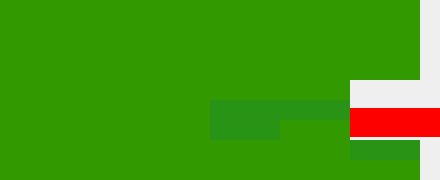
<?xml version="1.0" ?>
<ui version="4.0">
  <class>xxx-R5-8-4</class>
  <widget class="QWidget" name="screen">
    <property name="geometry">
      <rect>
        <x>1183</x>
        <y>25</y>
        <width>440</width>
        <height>180</height>
      </rect>
    </property>
    <property name="styleSheet">
      <string notr="true">QWidget#screen {
  color: rgb(26, 115, 9);
  background-color: rgb(236, 236, 236);
  }</string>
    </property>
    <property name="windowTitle">
      <string>xxx-R5-8-4</string>
    </property>
    <widget class="QWidget" name="related_display">
      <property name="geometry">
        <rect>
          <x>0</x>
          <y>20</y>
          <width>70</width>
          <height>20</height>
        </rect>
      </property>
      <property name="styleSheet">
        <string notr="true">QWidget#related_display {
  color: rgb(255, 255, 255);
  background-color: rgb(51, 153, 0);
  }</string>
      </property>
      <property name="toolTip">
        <string>TBA widget: related_display</string>
      </property>
    </widget>
    <widget class="QWidget" name="related_display_1">
      <property name="geometry">
        <rect>
          <x>0</x>
          <y>0</y>
          <width>70</width>
          <height>20</height>
        </rect>
      </property>
      <property name="styleSheet">
        <string notr="true">QWidget#related_display_1 {
  color: rgb(255, 255, 255);
  background-color: rgb(51, 153, 0);
  }</string>
      </property>
      <property name="toolTip">
        <string>TBA widget: related_display_1</string>
      </property>
    </widget>
    <widget class="QWidget" name="related_display_2">
      <property name="geometry">
        <rect>
          <x>0</x>
          <y>60</y>
          <width>70</width>
          <height>20</height>
        </rect>
      </property>
      <property name="styleSheet">
        <string notr="true">QWidget#related_display_2 {
  color: rgb(255, 255, 255);
  background-color: rgb(51, 153, 0);
  }</string>
      </property>
      <property name="toolTip">
        <string>TBA widget: related_display_2</string>
      </property>
    </widget>
    <widget class="QWidget" name="related_display_3">
      <property name="geometry">
        <rect>
          <x>140</x>
          <y>0</y>
          <width>70</width>
          <height>20</height>
        </rect>
      </property>
      <property name="styleSheet">
        <string notr="true">QWidget#related_display_3 {
  color: rgb(255, 255, 255);
  background-color: rgb(51, 153, 0);
  }</string>
      </property>
      <property name="toolTip">
        <string>TBA widget: related_display_3</string>
      </property>
    </widget>
    <widget class="QWidget" name="related_display_4">
      <property name="geometry">
        <rect>
          <x>70</x>
          <y>100</y>
          <width>70</width>
          <height>20</height>
        </rect>
      </property>
      <property name="styleSheet">
        <string notr="true">QWidget#related_display_4 {
  color: rgb(255, 255, 255);
  background-color: rgb(51, 153, 0);
  }</string>
      </property>
      <property name="toolTip">
        <string>TBA widget: related_display_4</string>
      </property>
    </widget>
    <widget class="QWidget" name="related_display_5">
      <property name="geometry">
        <rect>
          <x>210</x>
          <y>100</y>
          <width>70</width>
          <height>20</height>
        </rect>
      </property>
      <property name="styleSheet">
        <string notr="true">QWidget#related_display_5 {
  color: rgb(255, 255, 255);
  background-color: rgb(40, 147, 21);
  }</string>
      </property>
      <property name="toolTip">
        <string>TBA widget: related_display_5</string>
      </property>
    </widget>
    <widget class="QWidget" name="related_display_6">
      <property name="geometry">
        <rect>
          <x>140</x>
          <y>120</y>
          <width>70</width>
          <height>20</height>
        </rect>
      </property>
      <property name="styleSheet">
        <string notr="true">QWidget#related_display_6 {
  color: rgb(255, 255, 255);
  background-color: rgb(51, 153, 0);
  }</string>
      </property>
      <property name="toolTip">
        <string>TBA widget: related_display_6</string>
      </property>
    </widget>
    <widget class="QWidget" name="related_display_7">
      <property name="geometry">
        <rect>
          <x>0</x>
          <y>100</y>
          <width>70</width>
          <height>20</height>
        </rect>
      </property>
      <property name="styleSheet">
        <string notr="true">QWidget#related_display_7 {
  color: rgb(255, 255, 255);
  background-color: rgb(51, 153, 0);
  }</string>
      </property>
      <property name="toolTip">
        <string>TBA widget: related_display_7</string>
      </property>
    </widget>
    <widget class="QWidget" name="related_display_8">
      <property name="geometry">
        <rect>
          <x>0</x>
          <y>40</y>
          <width>70</width>
          <height>20</height>
        </rect>
      </property>
      <property name="styleSheet">
        <string notr="true">QWidget#related_display_8 {
  color: rgb(255, 255, 255);
  background-color: rgb(51, 153, 0);
  }</string>
      </property>
      <property name="toolTip">
        <string>TBA widget: related_display_8</string>
      </property>
    </widget>
    <widget class="QWidget" name="related_display_9">
      <property name="geometry">
        <rect>
          <x>0</x>
          <y>80</y>
          <width>70</width>
          <height>20</height>
        </rect>
      </property>
      <property name="styleSheet">
        <string notr="true">QWidget#related_display_9 {
  color: rgb(255, 255, 255);
  background-color: rgb(51, 153, 0);
  }</string>
      </property>
      <property name="toolTip">
        <string>TBA widget: related_display_9</string>
      </property>
    </widget>
    <widget class="QWidget" name="related_display_10">
      <property name="geometry">
        <rect>
          <x>280</x>
          <y>60</y>
          <width>70</width>
          <height>20</height>
        </rect>
      </property>
      <property name="styleSheet">
        <string notr="true">QWidget#related_display_10 {
  color: rgb(255, 255, 255);
  background-color: rgb(51, 153, 0);
  }</string>
      </property>
      <property name="toolTip">
        <string>TBA widget: related_display_10</string>
      </property>
    </widget>
    <widget class="QWidget" name="related_display_11">
      <property name="geometry">
        <rect>
          <x>140</x>
          <y>40</y>
          <width>70</width>
          <height>20</height>
        </rect>
      </property>
      <property name="styleSheet">
        <string notr="true">QWidget#related_display_11 {
  color: rgb(255, 255, 255);
  background-color: rgb(51, 153, 0);
  }</string>
      </property>
      <property name="toolTip">
        <string>TBA widget: related_display_11</string>
      </property>
    </widget>
    <widget class="QWidget" name="related_display_12">
      <property name="geometry">
        <rect>
          <x>280</x>
          <y>20</y>
          <width>70</width>
          <height>20</height>
        </rect>
      </property>
      <property name="styleSheet">
        <string notr="true">QWidget#related_display_12 {
  color: rgb(255, 255, 255);
  background-color: rgb(51, 153, 0);
  }</string>
      </property>
      <property name="toolTip">
        <string>TBA widget: related_display_12</string>
      </property>
    </widget>
    <widget class="QWidget" name="related_display_13">
      <property name="geometry">
        <rect>
          <x>70</x>
          <y>0</y>
          <width>70</width>
          <height>20</height>
        </rect>
      </property>
      <property name="styleSheet">
        <string notr="true">QWidget#related_display_13 {
  color: rgb(255, 255, 255);
  background-color: rgb(51, 153, 0);
  }</string>
      </property>
      <property name="toolTip">
        <string>TBA widget: related_display_13</string>
      </property>
    </widget>
    <widget class="QWidget" name="related_display_14">
      <property name="geometry">
        <rect>
          <x>280</x>
          <y>40</y>
          <width>70</width>
          <height>20</height>
        </rect>
      </property>
      <property name="styleSheet">
        <string notr="true">QWidget#related_display_14 {
  color: rgb(255, 255, 255);
  background-color: rgb(51, 153, 0);
  }</string>
      </property>
      <property name="toolTip">
        <string>TBA widget: related_display_14</string>
      </property>
    </widget>
    <widget class="QWidget" name="related_display_15">
      <property name="geometry">
        <rect>
          <x>70</x>
          <y>40</y>
          <width>70</width>
          <height>20</height>
        </rect>
      </property>
      <property name="styleSheet">
        <string notr="true">QWidget#related_display_15 {
  color: rgb(255, 255, 255);
  background-color: rgb(51, 153, 0);
  }</string>
      </property>
      <property name="toolTip">
        <string>TBA widget: related_display_15</string>
      </property>
    </widget>
    <widget class="QWidget" name="related_display_16">
      <property name="geometry">
        <rect>
          <x>210</x>
          <y>60</y>
          <width>70</width>
          <height>20</height>
        </rect>
      </property>
      <property name="styleSheet">
        <string notr="true">QWidget#related_display_16 {
  color: rgb(255, 255, 255);
  background-color: rgb(51, 153, 0);
  }</string>
      </property>
      <property name="toolTip">
        <string>TBA widget: related_display_16</string>
      </property>
    </widget>
    <widget class="QWidget" name="related_display_17">
      <property name="geometry">
        <rect>
          <x>140</x>
          <y>100</y>
          <width>70</width>
          <height>20</height>
        </rect>
      </property>
      <property name="styleSheet">
        <string notr="true">QWidget#related_display_17 {
  color: rgb(255, 255, 255);
  background-color: rgb(51, 153, 0);
  }</string>
      </property>
      <property name="toolTip">
        <string>TBA widget: related_display_17</string>
      </property>
    </widget>
    <widget class="QWidget" name="related_display_18">
      <property name="geometry">
        <rect>
          <x>280</x>
          <y>0</y>
          <width>70</width>
          <height>20</height>
        </rect>
      </property>
      <property name="styleSheet">
        <string notr="true">QWidget#related_display_18 {
  color: rgb(255, 255, 255);
  background-color: rgb(51, 153, 0);
  }</string>
      </property>
      <property name="toolTip">
        <string>TBA widget: related_display_18</string>
      </property>
    </widget>
    <widget class="QWidget" name="related_display_19">
      <property name="geometry">
        <rect>
          <x>210</x>
          <y>0</y>
          <width>70</width>
          <height>20</height>
        </rect>
      </property>
      <property name="styleSheet">
        <string notr="true">QWidget#related_display_19 {
  color: rgb(255, 255, 255);
  background-color: rgb(51, 153, 0);
  }</string>
      </property>
      <property name="toolTip">
        <string>TBA widget: related_display_19</string>
      </property>
    </widget>
    <widget class="QWidget" name="related_display_20">
      <property name="geometry">
        <rect>
          <x>140</x>
          <y>80</y>
          <width>70</width>
          <height>20</height>
        </rect>
      </property>
      <property name="styleSheet">
        <string notr="true">QWidget#related_display_20 {
  color: rgb(255, 255, 255);
  background-color: rgb(51, 153, 0);
  }</string>
      </property>
      <property name="toolTip">
        <string>TBA widget: related_display_20</string>
      </property>
    </widget>
    <widget class="QWidget" name="message_button">
      <property name="geometry">
        <rect>
          <x>350</x>
          <y>108</y>
          <width>90</width>
          <height>29</height>
        </rect>
      </property>
      <property name="styleSheet">
        <string notr="true">QWidget#message_button {
  color: rgb(251, 243, 74);
  background-color: rgb(253, 0, 0);
  }</string>
      </property>
      <property name="toolTip">
        <string>TBA widget: message_button</string>
      </property>
    </widget>
    <widget class="QWidget" name="composite">
      <property name="geometry">
        <rect>
          <x>350</x>
          <y>78</y>
          <width>82</width>
          <height>27</height>
        </rect>
      </property>
      <property name="toolTip">
        <string>TBA widget: composite</string>
      </property>
    </widget>
    <widget class="QWidget" name="related_display_21">
      <property name="geometry">
        <rect>
          <x>140</x>
          <y>60</y>
          <width>70</width>
          <height>20</height>
        </rect>
      </property>
      <property name="styleSheet">
        <string notr="true">QWidget#related_display_21 {
  color: rgb(255, 255, 255);
  background-color: rgb(51, 153, 0);
  }</string>
      </property>
      <property name="toolTip">
        <string>TBA widget: related_display_21</string>
      </property>
    </widget>
    <widget class="QWidget" name="related_display_22">
      <property name="geometry">
        <rect>
          <x>70</x>
          <y>60</y>
          <width>70</width>
          <height>20</height>
        </rect>
      </property>
      <property name="styleSheet">
        <string notr="true">QWidget#related_display_22 {
  color: rgb(255, 255, 255);
  background-color: rgb(51, 153, 0);
  }</string>
      </property>
      <property name="toolTip">
        <string>TBA widget: related_display_22</string>
      </property>
    </widget>
    <widget class="QWidget" name="related_display_23">
      <property name="geometry">
        <rect>
          <x>210</x>
          <y>20</y>
          <width>70</width>
          <height>20</height>
        </rect>
      </property>
      <property name="styleSheet">
        <string notr="true">QWidget#related_display_23 {
  color: rgb(255, 255, 255);
  background-color: rgb(51, 153, 0);
  }</string>
      </property>
      <property name="toolTip">
        <string>TBA widget: related_display_23</string>
      </property>
    </widget>
    <widget class="QWidget" name="related_display_24">
      <property name="geometry">
        <rect>
          <x>210</x>
          <y>40</y>
          <width>70</width>
          <height>20</height>
        </rect>
      </property>
      <property name="styleSheet">
        <string notr="true">QWidget#related_display_24 {
  color: rgb(255, 255, 255);
  background-color: rgb(51, 153, 0);
  }</string>
      </property>
      <property name="toolTip">
        <string>TBA widget: related_display_24</string>
      </property>
    </widget>
    <widget class="QWidget" name="related_display_25">
      <property name="geometry">
        <rect>
          <x>210</x>
          <y>120</y>
          <width>70</width>
          <height>20</height>
        </rect>
      </property>
      <property name="styleSheet">
        <string notr="true">QWidget#related_display_25 {
  color: rgb(255, 255, 255);
  background-color: rgb(40, 147, 21);
  }</string>
      </property>
      <property name="toolTip">
        <string>TBA widget: related_display_25</string>
      </property>
    </widget>
    <widget class="QWidget" name="related_display_26">
      <property name="geometry">
        <rect>
          <x>280</x>
          <y>100</y>
          <width>70</width>
          <height>20</height>
        </rect>
      </property>
      <property name="styleSheet">
        <string notr="true">QWidget#related_display_26 {
  color: rgb(255, 255, 255);
  background-color: rgb(40, 147, 21);
  }</string>
      </property>
      <property name="toolTip">
        <string>TBA widget: related_display_26</string>
      </property>
    </widget>
    <widget class="QWidget" name="related_display_27">
      <property name="geometry">
        <rect>
          <x>280</x>
          <y>120</y>
          <width>70</width>
          <height>20</height>
        </rect>
      </property>
      <property name="styleSheet">
        <string notr="true">QWidget#related_display_27 {
  color: rgb(255, 255, 255);
  background-color: rgb(51, 153, 0);
  }</string>
      </property>
      <property name="toolTip">
        <string>TBA widget: related_display_27</string>
      </property>
    </widget>
    <widget class="QWidget" name="related_display_28">
      <property name="geometry">
        <rect>
          <x>210</x>
          <y>140</y>
          <width>70</width>
          <height>20</height>
        </rect>
      </property>
      <property name="styleSheet">
        <string notr="true">QWidget#related_display_28 {
  color: rgb(255, 255, 255);
  background-color: rgb(51, 153, 0);
  }</string>
      </property>
      <property name="toolTip">
        <string>TBA widget: related_display_28</string>
      </property>
    </widget>
    <widget class="QWidget" name="related_display_29">
      <property name="geometry">
        <rect>
          <x>0</x>
          <y>120</y>
          <width>70</width>
          <height>20</height>
        </rect>
      </property>
      <property name="styleSheet">
        <string notr="true">QWidget#related_display_29 {
  color: rgb(255, 255, 255);
  background-color: rgb(51, 153, 0);
  }</string>
      </property>
      <property name="toolTip">
        <string>TBA widget: related_display_29</string>
      </property>
    </widget>
    <widget class="QWidget" name="related_display_30">
      <property name="geometry">
        <rect>
          <x>70</x>
          <y>140</y>
          <width>70</width>
          <height>20</height>
        </rect>
      </property>
      <property name="styleSheet">
        <string notr="true">QWidget#related_display_30 {
  color: rgb(255, 255, 255);
  background-color: rgb(51, 153, 0);
  }</string>
      </property>
      <property name="toolTip">
        <string>TBA widget: related_display_30</string>
      </property>
    </widget>
    <widget class="QWidget" name="related_display_31">
      <property name="geometry">
        <rect>
          <x>0</x>
          <y>140</y>
          <width>70</width>
          <height>20</height>
        </rect>
      </property>
      <property name="styleSheet">
        <string notr="true">QWidget#related_display_31 {
  color: rgb(255, 255, 255);
  background-color: rgb(51, 153, 0);
  }</string>
      </property>
      <property name="toolTip">
        <string>TBA widget: related_display_31</string>
      </property>
    </widget>
    <widget class="QWidget" name="related_display_32">
      <property name="geometry">
        <rect>
          <x>70</x>
          <y>20</y>
          <width>70</width>
          <height>20</height>
        </rect>
      </property>
      <property name="styleSheet">
        <string notr="true">QWidget#related_display_32 {
  color: rgb(255, 255, 255);
  background-color: rgb(51, 153, 0);
  }</string>
      </property>
      <property name="toolTip">
        <string>TBA widget: related_display_32</string>
      </property>
    </widget>
    <widget class="QWidget" name="related_display_33">
      <property name="geometry">
        <rect>
          <x>280</x>
          <y>80</y>
          <width>70</width>
          <height>20</height>
        </rect>
      </property>
      <property name="styleSheet">
        <string notr="true">QWidget#related_display_33 {
  color: rgb(255, 255, 255);
  background-color: rgb(51, 153, 0);
  }</string>
      </property>
      <property name="toolTip">
        <string>TBA widget: related_display_33</string>
      </property>
    </widget>
    <widget class="QWidget" name="related_display_34">
      <property name="geometry">
        <rect>
          <x>140</x>
          <y>140</y>
          <width>70</width>
          <height>20</height>
        </rect>
      </property>
      <property name="styleSheet">
        <string notr="true">QWidget#related_display_34 {
  color: rgb(255, 255, 255);
  background-color: rgb(51, 153, 0);
  }</string>
      </property>
      <property name="toolTip">
        <string>TBA widget: related_display_34</string>
      </property>
    </widget>
    <widget class="QWidget" name="related_display_35">
      <property name="geometry">
        <rect>
          <x>70</x>
          <y>120</y>
          <width>70</width>
          <height>20</height>
        </rect>
      </property>
      <property name="styleSheet">
        <string notr="true">QWidget#related_display_35 {
  color: rgb(255, 255, 255);
  background-color: rgb(51, 153, 0);
  }</string>
      </property>
      <property name="toolTip">
        <string>TBA widget: related_display_35</string>
      </property>
    </widget>
    <widget class="QWidget" name="related_display_36">
      <property name="geometry">
        <rect>
          <x>210</x>
          <y>80</y>
          <width>70</width>
          <height>20</height>
        </rect>
      </property>
      <property name="styleSheet">
        <string notr="true">QWidget#related_display_36 {
  color: rgb(255, 255, 255);
  background-color: rgb(51, 153, 0);
  }</string>
      </property>
      <property name="toolTip">
        <string>TBA widget: related_display_36</string>
      </property>
    </widget>
    <widget class="QWidget" name="related_display_37">
      <property name="geometry">
        <rect>
          <x>350</x>
          <y>20</y>
          <width>70</width>
          <height>20</height>
        </rect>
      </property>
      <property name="styleSheet">
        <string notr="true">QWidget#related_display_37 {
  color: rgb(255, 255, 255);
  background-color: rgb(51, 153, 0);
  }</string>
      </property>
      <property name="toolTip">
        <string>TBA widget: related_display_37</string>
      </property>
    </widget>
    <widget class="QWidget" name="related_display_38">
      <property name="geometry">
        <rect>
          <x>350</x>
          <y>0</y>
          <width>70</width>
          <height>20</height>
        </rect>
      </property>
      <property name="styleSheet">
        <string notr="true">QWidget#related_display_38 {
  color: rgb(255, 255, 255);
  background-color: rgb(51, 153, 0);
  }</string>
      </property>
      <property name="toolTip">
        <string>TBA widget: related_display_38</string>
      </property>
    </widget>
    <widget class="QWidget" name="related_display_39">
      <property name="geometry">
        <rect>
          <x>350</x>
          <y>40</y>
          <width>70</width>
          <height>20</height>
        </rect>
      </property>
      <property name="styleSheet">
        <string notr="true">QWidget#related_display_39 {
  color: rgb(255, 255, 255);
  background-color: rgb(51, 153, 0);
  }</string>
      </property>
      <property name="toolTip">
        <string>TBA widget: related_display_39</string>
      </property>
    </widget>
    <widget class="QWidget" name="related_display_40">
      <property name="geometry">
        <rect>
          <x>70</x>
          <y>80</y>
          <width>70</width>
          <height>20</height>
        </rect>
      </property>
      <property name="styleSheet">
        <string notr="true">QWidget#related_display_40 {
  color: rgb(255, 255, 255);
  background-color: rgb(51, 153, 0);
  }</string>
      </property>
      <property name="toolTip">
        <string>TBA widget: related_display_40</string>
      </property>
    </widget>
    <widget class="QWidget" name="related_display_41">
      <property name="geometry">
        <rect>
          <x>350</x>
          <y>60</y>
          <width>70</width>
          <height>20</height>
        </rect>
      </property>
      <property name="styleSheet">
        <string notr="true">QWidget#related_display_41 {
  color: rgb(255, 255, 255);
  background-color: rgb(51, 153, 0);
  }</string>
      </property>
      <property name="toolTip">
        <string>TBA widget: related_display_41</string>
      </property>
    </widget>
    <widget class="QWidget" name="related_display_42">
      <property name="geometry">
        <rect>
          <x>280</x>
          <y>140</y>
          <width>70</width>
          <height>20</height>
        </rect>
      </property>
      <property name="styleSheet">
        <string notr="true">QWidget#related_display_42 {
  color: rgb(255, 255, 255);
  background-color: rgb(51, 153, 0);
  }</string>
      </property>
      <property name="toolTip">
        <string>TBA widget: related_display_42</string>
      </property>
    </widget>
    <widget class="QWidget" name="related_display_43">
      <property name="geometry">
        <rect>
          <x>350</x>
          <y>140</y>
          <width>70</width>
          <height>20</height>
        </rect>
      </property>
      <property name="styleSheet">
        <string notr="true">QWidget#related_display_43 {
  color: rgb(255, 255, 255);
  background-color: rgb(40, 147, 21);
  }</string>
      </property>
      <property name="toolTip">
        <string>TBA widget: related_display_43</string>
      </property>
    </widget>
    <widget class="QWidget" name="related_display_44">
      <property name="geometry">
        <rect>
          <x>0</x>
          <y>160</y>
          <width>70</width>
          <height>20</height>
        </rect>
      </property>
      <property name="styleSheet">
        <string notr="true">QWidget#related_display_44 {
  color: rgb(255, 255, 255);
  background-color: rgb(51, 153, 0);
  }</string>
      </property>
      <property name="toolTip">
        <string>TBA widget: related_display_44</string>
      </property>
    </widget>
    <widget class="QWidget" name="related_display_45">
      <property name="geometry">
        <rect>
          <x>70</x>
          <y>160</y>
          <width>70</width>
          <height>20</height>
        </rect>
      </property>
      <property name="styleSheet">
        <string notr="true">QWidget#related_display_45 {
  color: rgb(255, 255, 255);
  background-color: rgb(51, 153, 0);
  }</string>
      </property>
      <property name="toolTip">
        <string>TBA widget: related_display_45</string>
      </property>
    </widget>
    <widget class="QWidget" name="related_display_46">
      <property name="geometry">
        <rect>
          <x>140</x>
          <y>160</y>
          <width>70</width>
          <height>20</height>
        </rect>
      </property>
      <property name="styleSheet">
        <string notr="true">QWidget#related_display_46 {
  color: rgb(255, 255, 255);
  background-color: rgb(51, 153, 0);
  }</string>
      </property>
      <property name="toolTip">
        <string>TBA widget: related_display_46</string>
      </property>
    </widget>
    <widget class="QWidget" name="related_display_47">
      <property name="geometry">
        <rect>
          <x>210</x>
          <y>160</y>
          <width>70</width>
          <height>20</height>
        </rect>
      </property>
      <property name="styleSheet">
        <string notr="true">QWidget#related_display_47 {
  color: rgb(255, 255, 255);
  background-color: rgb(51, 153, 0);
  }</string>
      </property>
      <property name="toolTip">
        <string>TBA widget: related_display_47</string>
      </property>
    </widget>
    <widget class="QWidget" name="related_display_48">
      <property name="geometry">
        <rect>
          <x>280</x>
          <y>160</y>
          <width>70</width>
          <height>20</height>
        </rect>
      </property>
      <property name="styleSheet">
        <string notr="true">QWidget#related_display_48 {
  color: rgb(255, 255, 255);
  background-color: rgb(51, 153, 0);
  }</string>
      </property>
      <property name="toolTip">
        <string>TBA widget: related_display_48</string>
      </property>
    </widget>
    <widget class="QWidget" name="related_display_49">
      <property name="geometry">
        <rect>
          <x>350</x>
          <y>160</y>
          <width>70</width>
          <height>20</height>
        </rect>
      </property>
      <property name="styleSheet">
        <string notr="true">QWidget#related_display_49 {
  color: rgb(255, 255, 255);
  background-color: rgb(51, 153, 0);
  }</string>
      </property>
      <property name="toolTip">
        <string>TBA widget: related_display_49</string>
      </property>
    </widget>
    <widget class="QWidget" name="related_display_50">
      <property name="geometry">
        <rect>
          <x>140</x>
          <y>20</y>
          <width>70</width>
          <height>20</height>
        </rect>
      </property>
      <property name="styleSheet">
        <string notr="true">QWidget#related_display_50 {
  color: rgb(255, 255, 255);
  background-color: rgb(51, 153, 0);
  }</string>
      </property>
      <property name="toolTip">
        <string>TBA widget: related_display_50</string>
      </property>
    </widget>
  </widget>
  <customwidgets>
    <customwidget>
      <class>PyDMLineEdit</class>
      <extends>QLineEdit</extends>
      <header>pydm.widgets.line_edit</header>
    </customwidget>
    <customwidget>
      <class>PyDMLabel</class>
      <extends>QLabel</extends>
      <header>pydm.widgets.label</header>
    </customwidget>
    <customwidget>
      <class>PyDMEmbeddedDisplay</class>
      <extends>QFrame</extends>
      <header>pydm.widgets.embedded_display</header>
    </customwidget>
    <customwidget>
      <class>PyDMRelatedDisplayButton</class>
      <extends>QPushButton</extends>
      <header>pydm.widgets.related_display_button</header>
    </customwidget>
  </customwidgets>
</ui>
